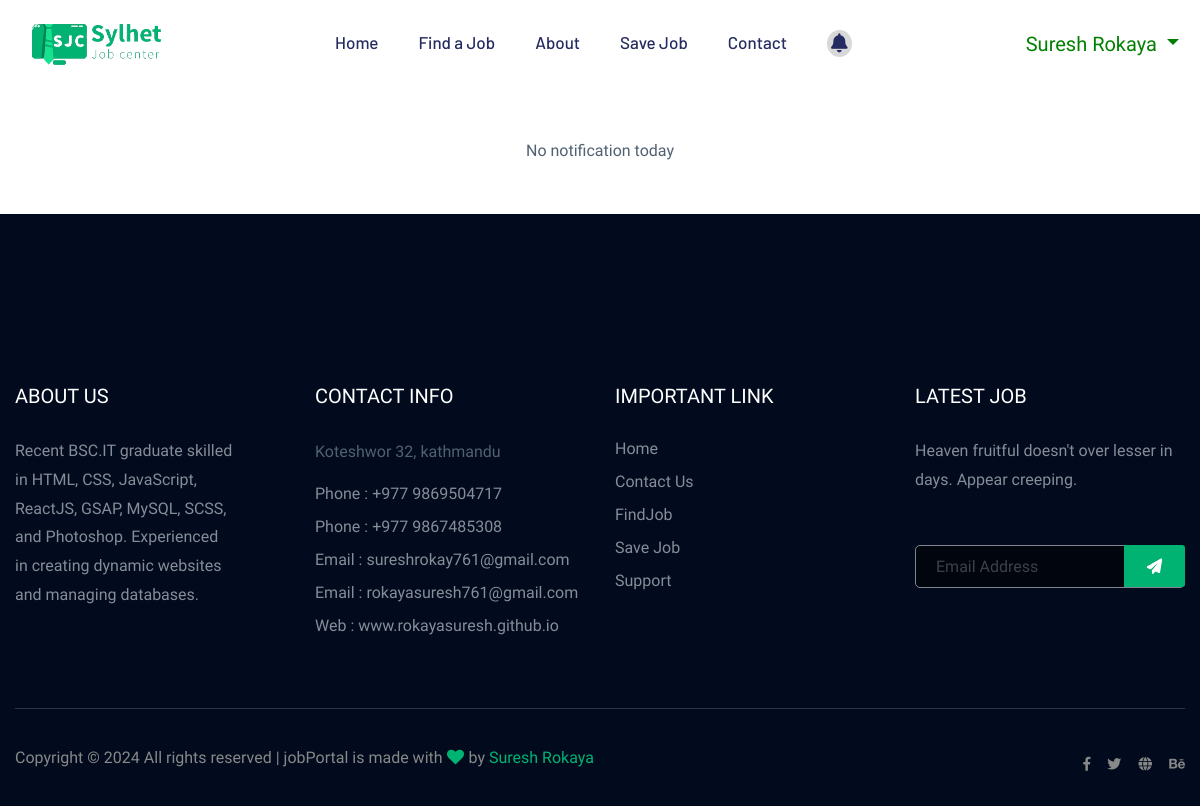
/notifications/ (signed in), run on an earlier commit of the app's database.
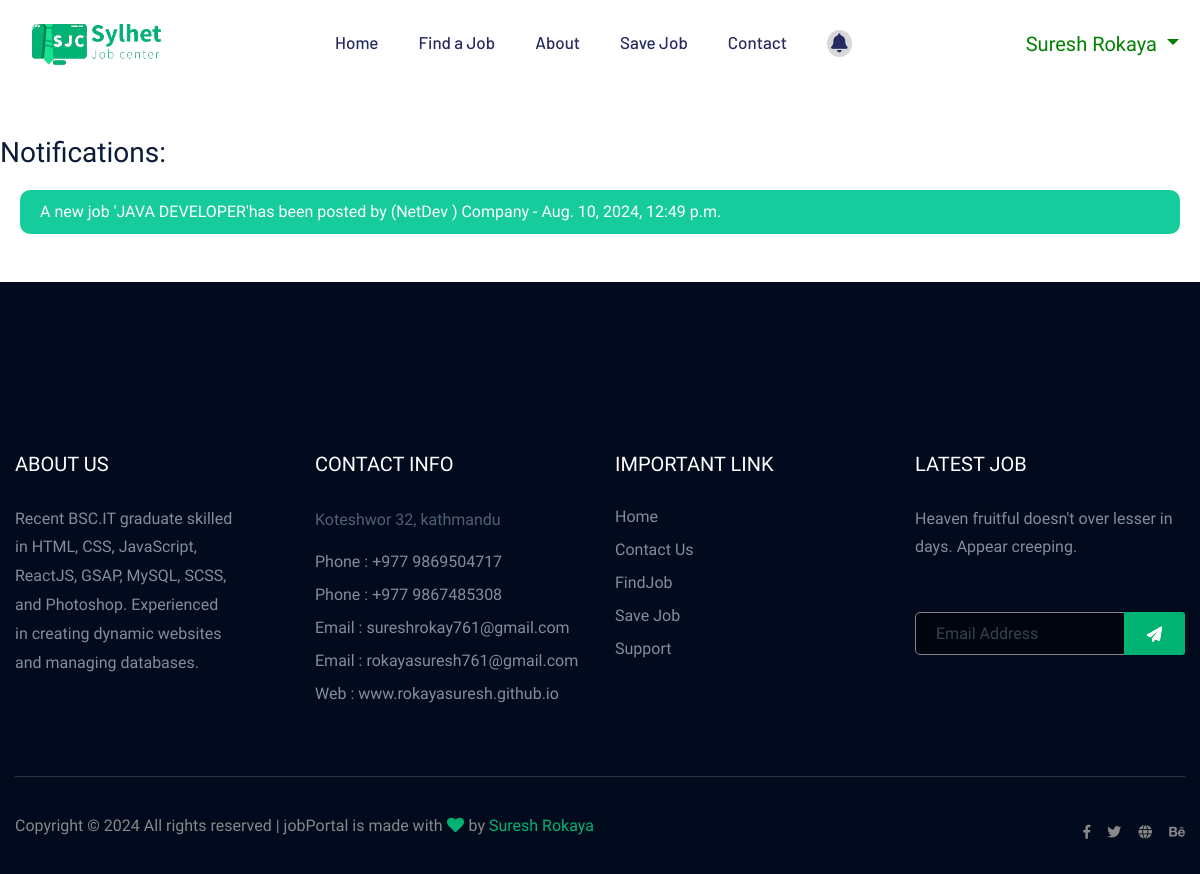
And on a later commit of the database.
### job/models.py (models this page shows, shortened)
class Notification(models.Model):
    user = models.ForeignKey(User, on_delete=models.CASCADE)
    message = models.TextField()
    is_read = models.BooleanField(default=False)
    created_at = models.DateTimeField(auto_now_add=True)

### job/views/jobseeker.py (the view)
# urls.py: path('notifications/', notifications_view, name='notifications'),
@login_required
def notifications_view(request):
    notifications = Notification.objects.filter(user=request.user).order_by('-created_at')
    notifications.update(is_read=True)
    return render(request, 'main/notifications.html', {'notifications': notifications})

### job/views/jobseeker.py (called while the page is built)
def notification_count(request):
    if request.user.is_authenticated:
        return {'notification_count': Notification.objects.filter(user=request.user, is_read=False).count()}
    return {'notification_count': 0}

### job/templates/main/notifications.html (shortened to what this page needs)
{% extends 'base/base.html' %}
{% load static %}
{% block content %}
<section class="my-5">
    {% if user.is_authenticated %}
{% if user.notification_set.all %}
<ul>
    <h3>Notifications:</h3>
    {% for notification in user.notification_set.all %}
        <li class="not">{{ notification.message }} - {{ notification.created_at }}</li>
    {% endfor %}
</ul>
{% else %}
    <p style=" text-align: center;">No notification today</p>
{% endif %}
{% endif %}
</section>
{% endblock %}

What changed in the data, as far as the page shows it:
added Notification: message "A new job 'JAVA DEVELOPER'has been posted by (NetDev ) Company", created_at "Aug. 10, 2024, 12:49 p.m."
Also different on the page:
text no longer shown: "No notification today"
text now shown: "Notifications:"
